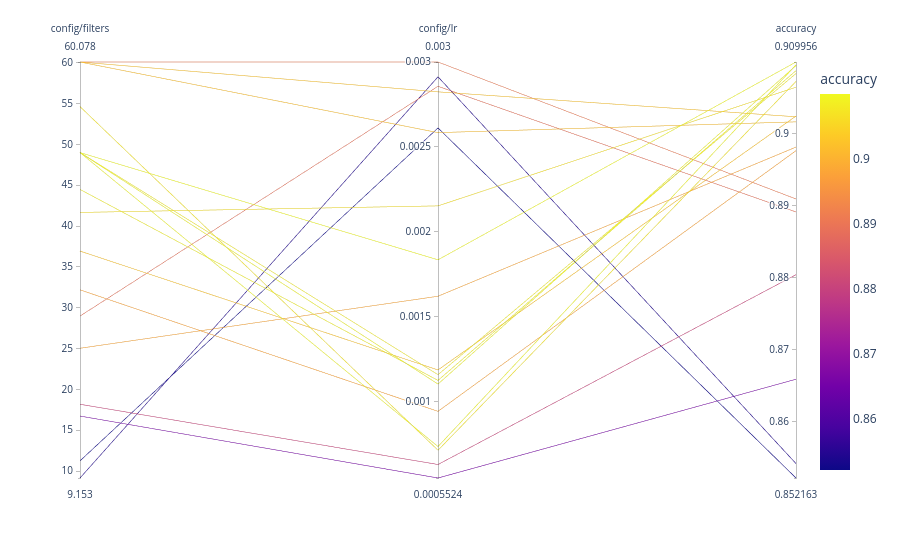

The cell this chart's notebook holds for it:
### Markdown cell above
As you can see, bayes really focuses on the promising areas. It is much more efficient than random search, and also more efficient than grid search.
We have set the `random_search_steps` to 5, this means that we will do 5 random searches first, to get a good initial idea of the space. As you can see, 5 is a bit low, because it might lead to premature converging to a local optimum. You can increase this number to get a better initial idea of the space, but you will also need to increase the number of iterations after the initial random scan.

### Code cell
visualize.parallel_plot(analysis, columns)

### Figure 1 — Plotly figure (JSON) as saved in the notebook; plotly's stock layout.template omitted (floating-point values rounded to 4 significant figures)
{"data": [{"dimensions": [{"label": "config/filters", "values": [28.97, 48.99, 16.74, 11.25, 41.66, 9.153, 54.62, 18.18, 25.04, 32.19, 60.08, 60.08, 60.08, 36.93, 48.99, 44.48, 48.99, 48.99]}, {"label": "config/lr", "values": [0.002857, 0.001836, 0.0005524, 0.002612, 0.002153, 0.002913, 0.0007158, 0.0006319, 0.001622, 0.0009446, 0.003, 0.002584, 0.002824, 0.001188, 0.0007376, 0.001127, 0.00116, 0.001105]}, {"label": "accuracy", "values": [0.8891, 0.91, 0.8659, 0.8522, 0.9065, 0.8542, 0.9073, 0.8804, 0.8981, 0.8976, 0.8909, 0.9016, 0.9023, 0.9024, 0.9096, 0.9088, 0.9084, 0.9095]}], "domain": {"x": [0, 1], "y": [0, 1]}, "line": {"color": [0.8891, 0.91, 0.8659, 0.8522, 0.9065, 0.8542, 0.9073, 0.8804, 0.8981, 0.8976, 0.8909, 0.9016, 0.9023, 0.9024, 0.9096, 0.9088, 0.9084, 0.9095], "coloraxis": "coloraxis"}, "name": "", "type": "parcoords"}], "layout": {"coloraxis": {"colorbar": {"title": {"text": "accuracy"}}, "colorscale": [[0, "#0d0887"], [0.1111, "#46039f"], [0.2222, "#7201a8"], [0.3333, "#9c179e"], [0.4444, "#bd3786"], [0.5556, "#d8576b"], [0.6667, "#ed7953"], [0.7778, "#fb9f3a"], [0.8889, "#fdca26"], [1, "#f0f921"]]}, "legend": {"tracegroupgap": 0}, "margin": {"t": 60}}}
